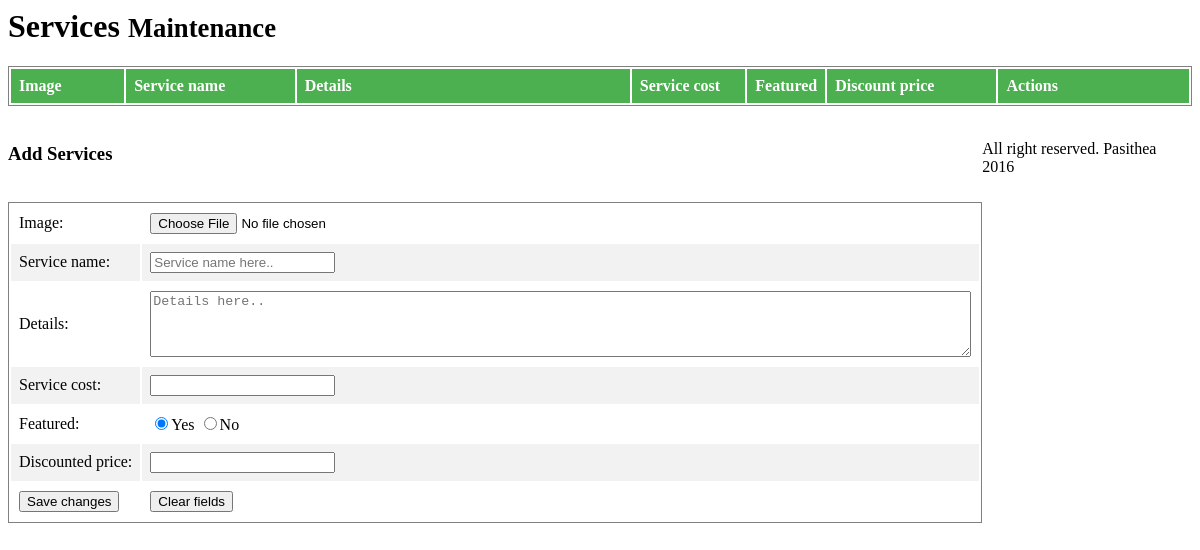
The page /admin/services.php on the database as committed earlier.
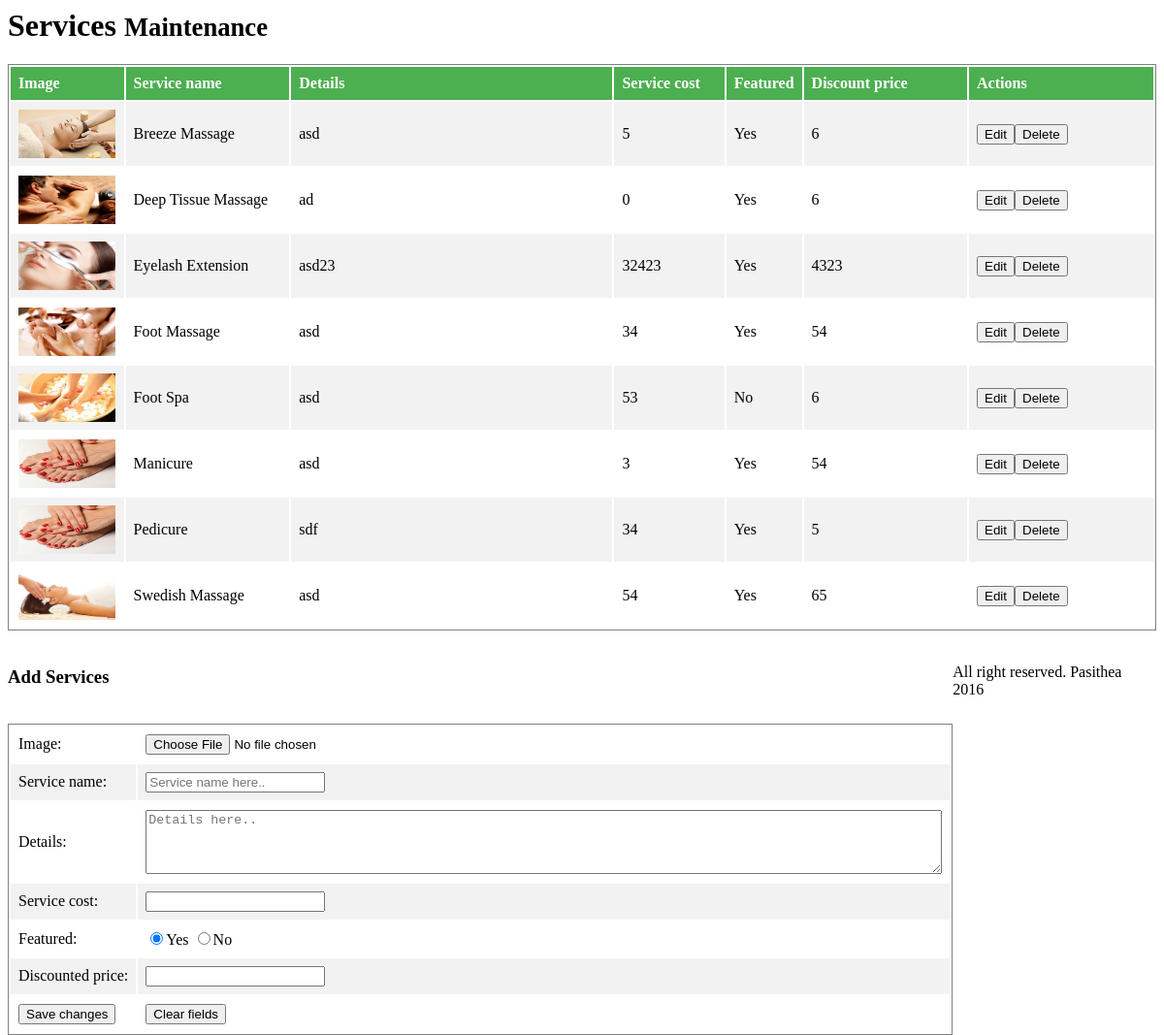
The same page on the database as committed later.
### tables this page shows
CREATE TABLE `pasithea_services` (
  `id` int(11) NOT NULL,
  `image_url` varchar(200) NOT NULL,
  `service_name` varchar(100) NOT NULL,
  `service_details` varchar(300) NOT NULL,
  `service_cost` varchar(11) NOT NULL,
  `featured` int(2) NOT NULL,
  `discounted_price` varchar(11) NOT NULL
);

### admin/includes/services_api.php (called while the page is built, shortened)
<?php
$db = new Database();
$db = $db->connect();
function getAllServices(){
	$sql = 'SELECT * from pasithea_services order by service_name';
	return squery($sql);
}
function squery($sql){
	global $db;
	$result = $db->query($sql);
	if ( !$result || $result->num_rows == 0 ) {
		return false;
	}
	$rows = array();
	while( $r = $result->fetch_object() ) {
		$rows[] = $r;
	}
	return $rows;
}
?>

### admin/services.php (the view, shortened to what this page needs)
<?php
include_once('includes/services_api.php');
?>
	<div id="page-inner">
		<div class="row">
			<div class="col-md-12">
					<h1 class="page-header">
					Services <small>Maintenance</small>
					</h1>
						<table>
							<tr>
								<th width='10%'>Image</h>
								<th width='15%'>Service name</th>
								<th width='30%'>Details</h>
								<th width='10%'>Service cost</th>
								<th width='3%'>Featured</th>
								<th width='15%'>Discount price</th>
								<th width='20%'>Actions</th>
							</tr>
							<?php
								$res = getAllServices();
								foreach($res as $rows){
							?>
							<tr id='<?php echo $rows->id?>'>
								<td><img src='<?php echo $rows->image_url;?>' width='100' height='50'></img></td>
								<td class='svcName'><?php echo $rows->service_name;?></td>
								<td class='svcDetail'><?php echo $rows->service_details;?></td>
								<td class='svcCost'><?php echo $rows->service_cost;?></td>
								<td class='svcFeat'><?php echo ($rows->featured == 1? 'Yes':'No');?></td>
								<td class='svcDisc'><?php echo $rows->discounted_price;?></td>
								<td><input type='button' id='edit-service' value='Edit'/><input type='button' id='delete-service' value='Delete'/></td>
							</tr>
							<?php
								}
							?>
						</table>
							<br>
					<div style='float:left'>
					<h3>Add Services</h3>
					<br>
					<table>
						<form enctype="multipart/form-data" action="upload.php" method="POST">
							<tr>
								<td>Image:</td>
								<td>
									<input name="fileToUpload" type="file"/>
								</td>
							</tr>
							<tr>
								<td>Service name:</td>
								<td><input type='text' id='serviceName' name='serviceName' placeholder='Service name here..' required/></td>
							</tr>
							<tr>
								<td>Details:</td>
								<td><textarea style="position:relative" id='serviceDetails' name='serviceDetails' rows="4" cols="100" placeholder='Details here..' required></textarea></td>
							</tr>
							<tr>
								<td>Service cost:</td>
								<td><input type='number' id='serviceCost' name='serviceCost' required></td>
							</tr>
							<tr>
								<td>Featured:</td>
								<td><input type='radio' id='radYes' name='radButton' value='1' checked>Yes</input>
								<input type='radio' id='radNo' name='radButton' value='0'>No</input></td>
							</tr>
							<tr>
								<td>Discounted price:</td>
								<td><input type='number' id='serviceDisc' name='serviceDisc' required></td>
							</tr>
							<tr>
								<td><input type="submit" name='submit' value="Save changes" /></td>
								<td><input type="button" name='btnClear' id='btnClear' value="Clear fields" /></td>
							</tr>
						</form>
					</table>
					</div>
			</div>
		</div>
		<footer><p>All right reserved. Pasithea 2016</p></footer>
	</div>

Rows that differ between the two databases and show on the page:
added pasithea_services: image_url (picture), service_name "Breeze Massage", service_details "asd", service_cost "5", featured "Yes", discounted_price "6"
added pasithea_services: image_url (picture), service_name "Deep Tissue Massage", service_details "ad", service_cost "0", featured "Yes", discounted_price "6"
added pasithea_services: image_url (picture), service_name "Eyelash Extension", service_details "asd23", service_cost "32423", featured "Yes", discounted_price "4323"
added pasithea_services: image_url (picture), service_name "Foot Massage", service_details "asd", service_cost "34", featured "Yes", discounted_price "54"
added pasithea_services: image_url (picture), service_name "Foot Spa", service_details "asd", service_cost "53", featured "No", discounted_price "6"
added pasithea_services: image_url (picture), service_name "Manicure", service_details "asd", service_cost "3", featured "Yes", discounted_price "54"
added pasithea_services: image_url (picture), service_name "Pedicure", service_details "sdf", service_cost "34", featured "Yes", discounted_price "5"
added pasithea_services: image_url (picture), service_name "Swedish Massage", service_details "asd", service_cost "54", featured "Yes", discounted_price "65"
